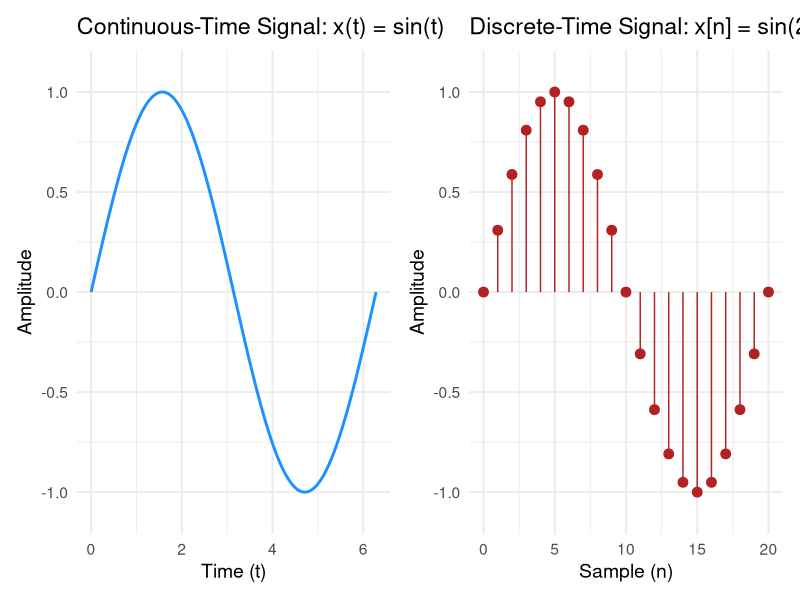
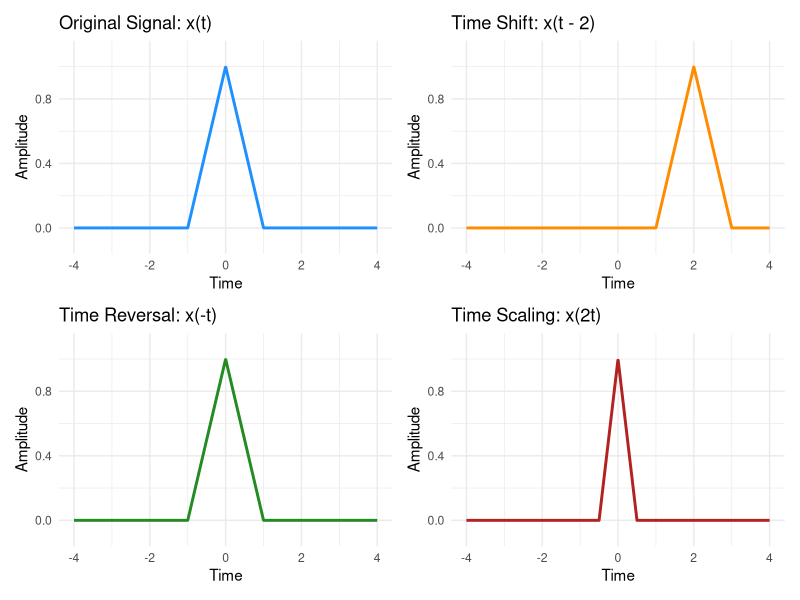
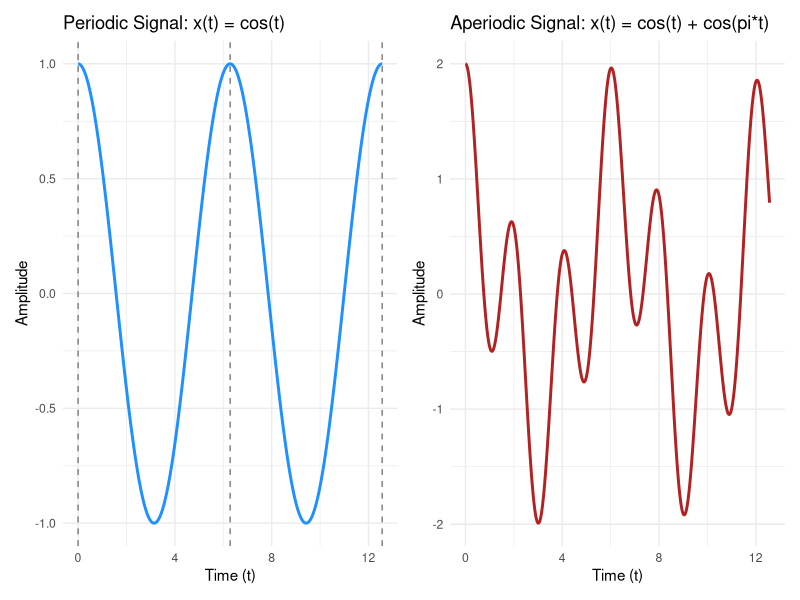
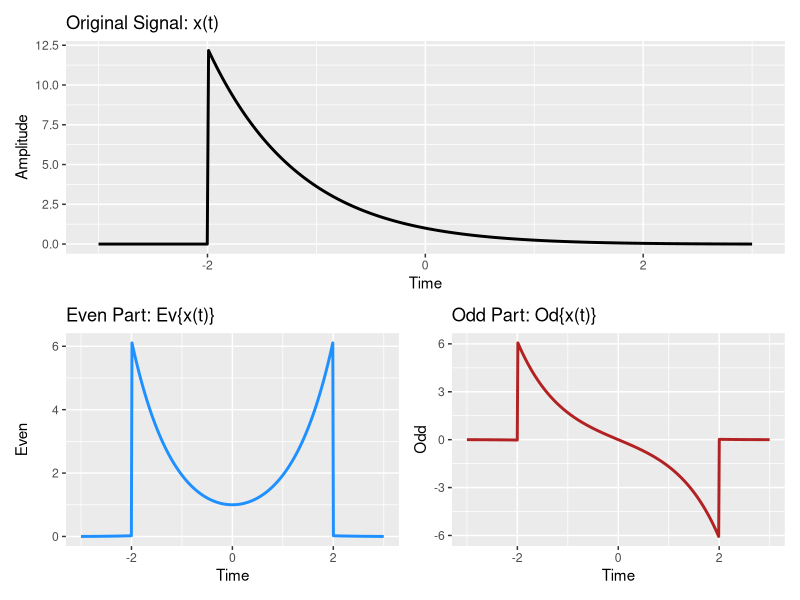
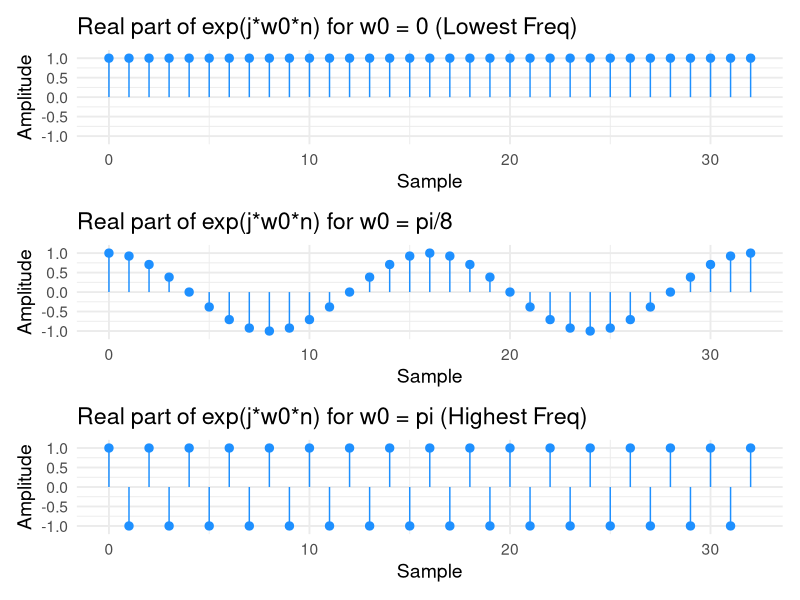

Reproduce these figures in R, in order.
## ---- chunk 1
# Load all required libraries once for the entire document.
library(ggplot2)
library(patchwork)
## ---- chunk 2
# 1. Continuous Sine Wave
t <- seq(0, 2*pi, length.out = 500)
continuous_data <- data.frame(Time = t, Amplitude = sin(t))

p1 <- ggplot(continuous_data, aes(x = Time, y = Amplitude)) +
  geom_line(color = "dodgerblue", size=1) +
  ggtitle("Continuous-Time Signal: x(t) = sin(t)") +
  xlab("Time (t)") +
  ylab("Amplitude") +
  theme_minimal(base_size = 14) +
  ylim(-1.1, 1.1)

# 2. Discrete Sine Wave (Sampled)
n <- 0:20
sample_period <- 2*pi / 20
discrete_data <- data.frame(Sample = n, Amplitude = sin(sample_period * n))

p2 <- ggplot(discrete_data, aes(x = Sample, y = Amplitude)) +
  geom_point(color = "firebrick", size = 3) +
  geom_segment(aes(x = Sample, xend = Sample, y = 0, yend = Amplitude), color = "firebrick") +
  ggtitle("Discrete-Time Signal: x[n] = sin(2*pi*n/20)") +
  xlab("Sample (n)") +
  ylab("Amplitude") +
  theme_minimal(base_size = 14) +
  ylim(-1.1, 1.1)

# Arrange plots side-by-side
p1 + p2
## ---- chunk 3
# Define the triangular pulse function
tri_pulse <- function(t) {
  sapply(t, function(t_val) {
    if (abs(t_val) <= 1) {
      1 - abs(t_val)
    } else {
      0
    }
  })
}

t <- seq(-4, 4, length.out = 1000)

# 1. Original Signal
df_orig <- data.frame(Time = t, Amplitude = tri_pulse(t))
p1 <- ggplot(df_orig, aes(Time, Amplitude)) + geom_line(color="dodgerblue", size=1) +
  ggtitle("Original Signal: x(t)") + ylim(-0.1, 1.1) + theme_minimal()

# 2. Time Shift (Delay)
df_shift <- data.frame(Time = t, Amplitude = tri_pulse(t - 2))
p2 <- ggplot(df_shift, aes(Time, Amplitude)) + geom_line(color="darkorange", size=1) +
  ggtitle("Time Shift: x(t - 2)") + ylim(-0.1, 1.1) + theme_minimal()

# 3. Time Reversal
df_rev <- data.frame(Time = t, Amplitude = tri_pulse(-t))
p3 <- ggplot(df_rev, aes(Time, Amplitude)) + geom_line(color="forestgreen", size=1) +
  ggtitle("Time Reversal: x(-t)") + ylim(-0.1, 1.1) + theme_minimal()

# 4. Time Scaling (Compression)
df_scale <- data.frame(Time = t, Amplitude = tri_pulse(2 * t))
p4 <- ggplot(df_scale, aes(Time, Amplitude)) + geom_line(color="firebrick", size=1) +
  ggtitle("Time Scaling: x(2t)") + ylim(-0.1, 1.1) + theme_minimal()

# Arrange in a 2x2 grid
(p1 | p2) / (p3 | p4)
## ---- chunk 4
# 1. Periodic Signal: cos(t)
t <- seq(0, 4 * pi, length.out = 1000)
df_periodic <- data.frame(Time = t, Amplitude = cos(t))

p1 <- ggplot(df_periodic, aes(Time, Amplitude)) +
  geom_line(color = "dodgerblue", size=1) +
  ggtitle("Periodic Signal: x(t) = cos(t)") +
  xlab("Time (t)") +
  ylab("Amplitude") +
  theme_minimal() +
  geom_vline(xintercept = c(0, 2*pi, 4*pi), linetype="dashed", color="gray50")

# 2. Aperiodic Signal: cos(t) + cos(pi*t)
# T1 = 2pi, T2 = 2. Ratio T1/T2 = pi (irrational).
df_aperiodic <- data.frame(Time = t, Amplitude = cos(t) + cos(pi * t))

p2 <- ggplot(df_aperiodic, aes(Time, Amplitude)) +
  geom_line(color = "firebrick", size=1) +
  ggtitle("Aperiodic Signal: x(t) = cos(t) + cos(pi*t)") +
  xlab("Time (t)") +
  ylab("Amplitude") +
  theme_minimal()

p1 + p2
## ---- chunk 5
# Generate an arbitrary signal (e.g., a decaying ramp)
t <- seq(-3, 3, length.out = 500)
x_t <- (1 - t/3) * exp(-t) * (t >= -2 & t <= 3)

df <- data.frame(Time = t, Amplitude = x_t)

# Calculate x(-t)
x_neg_t <- (1 - (-t)/3) * exp(-(-t)) * ((-t) >= -2 & (-t) <= 3)

# Calculate Even and Odd parts
even_part <- 0.5 * (x_t + x_neg_t)
odd_part <- 0.5 * (x_t - x_neg_t)

df$Even <- even_part
df$Odd <- odd_part

# Plots
p_orig <- ggplot(df, aes(Time, Amplitude)) + geom_line(size=1) + ggtitle("Original Signal: x(t)")
p_even <- ggplot(df, aes(Time, Even)) + geom_line(color="dodgerblue", size=1) + ggtitle("Even Part: Ev{x(t)}")
p_odd <- ggplot(df, aes(Time, Odd)) + geom_line(color="firebrick", size=1) + ggtitle("Odd Part: Od{x(t)}")

# Arrange plots
p_orig / (p_even | p_odd)
## ---- chunk 6
n <- 0:32
w0_vals <- c(0, pi/8, pi)
titles <- c("w0 = 0 (Lowest Freq)", "w0 = pi/8", "w0 = pi (Highest Freq)")
plot_list <- list()

for (i in 1:length(w0_vals)) {
  w0 <- w0_vals[i]
  df <- data.frame(Sample = n, Amplitude = cos(w0 * n))

  plot_list[[i]] <- ggplot(df, aes(x = Sample, y = Amplitude)) +
    geom_point(size = 2.5, color="dodgerblue") +
    geom_segment(aes(xend = Sample, yend = 0), color="dodgerblue") +
    ggtitle(paste("Real part of exp(j*w0*n) for", titles[i])) +
    theme_minimal(base_size = 14) +
    ylim(-1.1, 1.1)
}

wrap_plots(plot_list, ncol = 1)
